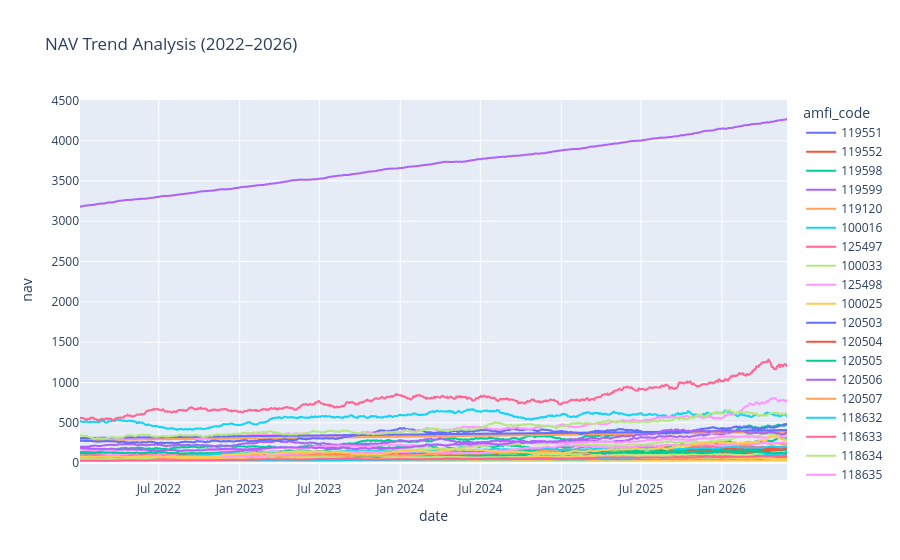

The notebook cell saved with this chart:
### Markdown cell above
### Insight 17

The equity mutual fund portfolio is diversified across multiple sectors, with Banking, Utilities, Pharma, and other major sectors contributing a significant share of the overall portfolio allocation.

### Code cell
import plotly.express as px
import pandas as pd

nav = pd.read_csv("../data/raw/02_nav_history.csv")

fig = px.line(
    nav,
    x="date",
    y="nav",
    color="amfi_code",
    title="NAV Trend Analysis (2022–2026)"
)

fig.show()

### Figure 1 — Plotly figure (JSON) as saved in the notebook; plotly's stock layout.template omitted (floating-point values rounded to 4 significant figures; data arrays with more than 128 entries replaced by an {"elided": "..."} marker saying what was removed)
{"data": [{"hovertemplate": "amfi_code=119551<br>date=%{x}<br>nav=%{y}<extra></extra>", "legendgroup": "119551", "line": {"color": "#636efa", "dash": "solid"}, "marker": {"symbol": "circle"}, "mode": "lines", "name": "119551", "showlegend": true, "type": "scattergl", "x": {"elided": "1150 str values"}, "xaxis": "x", "y": {"elided": "1150 float values"}, "yaxis": "y"}, {"hovertemplate": "amfi_code=119552<br>date=%{x}<br>nav=%{y}<extra></extra>", "legendgroup": "119552", "line": {"color": "#EF553B", "dash": "solid"}, "marker": {"symbol": "circle"}, "mode": "lines", "name": "119552", "showlegend": true, "type": "scattergl", "x": {"elided": "1150 str values"}, "xaxis": "x", "y": {"elided": "1150 float values"}, "yaxis": "y"}, {"hovertemplate": "amfi_code=119598<br>date=%{x}<br>nav=%{y}<extra></extra>", "legendgroup": "119598", "line": {"color": "#00cc96", "dash": "solid"}, "marker": {"symbol": "circle"}, "mode": "lines", "name": "119598", "showlegend": true, "type": "scattergl", "x": {"elided": "1150 str values"}, "xaxis": "x", "y": {"elided": "1150 float values"}, "yaxis": "y"}, {"hovertemplate": "amfi_code=119599<br>date=%{x}<br>nav=%{y}<extra></extra>", "legendgroup": "119599", "line": {"color": "#ab63fa", "dash": "solid"}, "marker": {"symbol": "circle"}, "mode": "lines", "name": "119599", "showlegend": true, "type": "scattergl", "x": {"elided": "1150 str values"}, "xaxis": "x", "y": {"elided": "1150 float values"}, "yaxis": "y"}, {"hovertemplate": "amfi_code=119120<br>date=%{x}<br>nav=%{y}<extra></extra>", "legendgroup": "119120", "line": {"color": "#FFA15A", "dash": "solid"}, "marker": {"symbol": "circle"}, "mode": "lines", "name": "119120", "showlegend": true, "type": "scattergl", "x": {"elided": "1150 str values"}, "xaxis": "x", "y": {"elided": "1150 float values"}, "yaxis": "y"}, {"hovertemplate": "amfi_code=100016<br>date=%{x}<br>nav=%{y}<extra></extra>", "legendgroup": "100016", "line": {"color": "#19d3f3", "dash": "solid"}, "marker": {"symbol": "circle"}, "mode": "lines", "name": "100016", "showlegend": true, "type": "scattergl", "x": {"elided": "1150 str values"}, "xaxis": "x", "y": {"elided": "1150 float values"}, "yaxis": "y"}, {"hovertemplate": "amfi_code=125497<br>date=%{x}<br>nav=%{y}<extra></extra>", "legendgroup": "125497", "line": {"color": "#FF6692", "dash": "solid"}, "marker": {"symbol": "circle"}, "mode": "lines", "name": "125497", "showlegend": true, "type": "scattergl", "x": {"elided": "1150 str values"}, "xaxis": "x", "y": {"elided": "1150 float values"}, "yaxis": "y"}, {"hovertemplate": "amfi_code=100033<br>date=%{x}<br>nav=%{y}<extra></extra>", "legendgroup": "100033", "line": {"color": "#B6E880", "dash": "solid"}, "marker": {"symbol": "circle"}, "mode": "lines", "name": "100033", "showlegend": true, "type": "scattergl", "x": {"elided": "1150 str values"}, "xaxis": "x", "y": {"elided": "1150 float values"}, "yaxis": "y"}, {"hovertemplate": "amfi_code=125498<br>date=%{x}<br>nav=%{y}<extra></extra>", "legendgroup": "125498", "line": {"color": "#FF97FF", "dash": "solid"}, "marker": {"symbol": "circle"}, "mode": "lines", "name": "125498", "showlegend": true, "type": "scattergl", "x": {"elided": "1150 str values"}, "xaxis": "x", "y": {"elided": "1150 float values"}, "yaxis": "y"}, {"hovertemplate": "amfi_code=100025<br>date=%{x}<br>nav=%{y}<extra></extra>", "legendgroup": "100025", "line": {"color": "#FECB52", "dash": "solid"}, "marker": {"symbol": "circle"}, "mode": "lines", "name": "100025", "showlegend": true, "type": "scattergl", "x": {"elided": "1150 str values"}, "xaxis": "x", "y": {"elided": "1150 float values"}, "yaxis": "y"}, {"hovertemplate": "amfi_code=120503<br>date=%{x}<br>nav=%{y}<extra></extra>", "legendgroup": "120503", "line": {"color": "#636efa", "dash": "solid"}, "marker": {"symbol": "circle"}, "mode": "lines", "name": "120503", "showlegend": true, "type": "scattergl", "x": {"elided": "1150 str values"}, "xaxis": "x", "y": {"elided": "1150 float values"}, "yaxis": "y"}, {"hovertemplate": "amfi_code=120504<br>date=%{x}<br>nav=%{y}<extra></extra>", "legendgroup": "120504", "line": {"color": "#EF553B", "dash": "solid"}, "marker": {"symbol": "circle"}, "mode": "lines", "name": "120504", "showlegend": true, "type": "scattergl", "x": {"elided": "1150 str values"}, "xaxis": "x", "y": {"elided": "1150 float values"}, "yaxis": "y"}, {"hovertemplate": "amfi_code=120505<br>date=%{x}<br>nav=%{y}<extra></extra>", "legendgroup": "120505", "line": {"color": "#00cc96", "dash": "solid"}, "marker": {"symbol": "circle"}, "mode": "lines", "name": "120505", "showlegend": true, "type": "scattergl", "x": {"elided": "1150 str values"}, "xaxis": "x", "y": {"elided": "1150 float values"}, "yaxis": "y"}, {"hovertemplate": "amfi_code=120506<br>date=%{x}<br>nav=%{y}<extra></extra>", "legendgroup": "120506", "line": {"color": "#ab63fa", "dash": "solid"}, "marker": {"symbol": "circle"}, "mode": "lines", "name": "120506", "showlegend": true, "type": "scattergl", "x": {"elided": "1150 str values"}, "xaxis": "x", "y": {"elided": "1150 float values"}, "yaxis": "y"}, {"hovertemplate": "amfi_code=120507<br>date=%{x}<br>nav=%{y}<extra></extra>", "legendgroup": "120507", "line": {"color": "#FFA15A", "dash": "solid"}, "marker": {"symbol": "circle"}, "mode": "lines", "name": "120507", "showlegend": true, "type": "scattergl", "x": {"elided": "1150 str values"}, "xaxis": "x", "y": {"elided": "1150 float values"}, "yaxis": "y"}, {"hovertemplate": "amfi_code=118632<br>date=%{x}<br>nav=%{y}<extra></extra>", "legendgroup": "118632", "line": {"color": "#19d3f3", "dash": "solid"}, "marker": {"symbol": "circle"}, "mode": "lines", "name": "118632", "showlegend": true, "type": "scattergl", "x": {"elided": "1150 str values"}, "xaxis": "x", "y": {"elided": "1150 float values"}, "yaxis": "y"}, {"hovertemplate": "amfi_code=118633<br>date=%{x}<br>nav=%{y}<extra></extra>", "legendgroup": "118633", "line": {"color": "#FF6692", "dash": "solid"}, "marker": {"symbol": "circle"}, "mode": "lines", "name": "118633", "showlegend": true, "type": "scattergl", "x": {"elided": "1150 str values"}, "xaxis": "x", "y": {"elided": "1150 float values"}, "yaxis": "y"}, {"hovertemplate": "amfi_code=118634<br>date=%{x}<br>nav=%{y}<extra></extra>", "legendgroup": "118634", "line": {"color": "#B6E880", "dash": "solid"}, "marker": {"symbol": "circle"}, "mode": "lines", "name": "118634", "showlegend": true, "type": "scattergl", "x": {"elided": "1150 str values"}, "xaxis": "x", "y": {"elided": "1150 float values"}, "yaxis": "y"}, {"hovertemplate": "amfi_code=118635<br>date=%{x}<br>nav=%{y}<extra></extra>", "legendgroup": "118635", "line": {"color": "#FF97FF", "dash": "solid"}, "marker": {"symbol": "circle"}, "mode": "lines", "name": "118635", "showlegend": true, "type": "scattergl", "x": {"elided": "1150 str values"}, "xaxis": "x", "y": {"elided": "1150 float values"}, "yaxis": "y"}, {"hovertemplate": "amfi_code=118636<br>date=%{x}<br>nav=%{y}<extra></extra>", "legendgroup": "118636", "line": {"color": "#FECB52", "dash": "solid"}, "marker": {"symbol": "circle"}, "mode": "lines", "name": "118636", "showlegend": true, "type": "scattergl", "x": {"elided": "1150 str values"}, "xaxis": "x", "y": {"elided": "1150 float values"}, "yaxis": "y"}, {"hovertemplate": "amfi_code=120841<br>date=%{x}<br>nav=%{y}<extra></extra>", "legendgroup": "120841", "line": {"color": "#636efa", "dash": "solid"}, "marker": {"symbol": "circle"}, "mode": "lines", "name": "120841", "showlegend": true, "type": "scattergl", "x": {"elided": "1150 str values"}, "xaxis": "x", "y": {"elided": "1150 float values"}, "yaxis": "y"}, {"hovertemplate": "amfi_code=120842<br>date=%{x}<br>nav=%{y}<extra></extra>", "legendgroup": "120842", "line": {"color": "#EF553B", "dash": "solid"}, "marker": {"symbol": "circle"}, "mode": "lines", "name": "120842", "showlegend": true, "type": "scattergl", "x": {"elided": "1150 str values"}, "xaxis": "x", "y": {"elided": "1150 float values"}, "yaxis": "y"}, {"hovertemplate": "amfi_code=120843<br>date=%{x}<br>nav=%{y}<extra></extra>", "legendgroup": "120843", "line": {"color": "#00cc96", "dash": "solid"}, "marker": {"symbol": "circle"}, "mode": "lines", "name": "120843", "showlegend": true, "type": "scattergl", "x": {"elided": "1150 str values"}, "xaxis": "x", "y": {"elided": "1150 float values"}, "yaxis": "y"}, {"hovertemplate": "amfi_code=120844<br>date=%{x}<br>nav=%{y}<extra></extra>", "legendgroup": "120844", "line": {"color": "#ab63fa", "dash": "solid"}, "marker": {"symbol": "circle"}, "mode": "lines", "name": "120844", "showlegend": true, "type": "scattergl", "x": {"elided": "1150 str values"}, "xaxis": "x", "y": {"elided": "1150 float values"}, "yaxis": "y"}, {"hovertemplate": "amfi_code=119092<br>date=%{x}<br>nav=%{y}<extra></extra>", "legendgroup": "119092", "line": {"color": "#FFA15A", "dash": "solid"}, "marker": {"symbol": "circle"}, "mode": "lines", "name": "119092", "showlegend": true, "type": "scattergl", "x": {"elided": "1150 str values"}, "xaxis": "x", "y": {"elided": "1150 float values"}, "yaxis": "y"}, {"hovertemplate": "amfi_code=119093<br>date=%{x}<br>nav=%{y}<extra></extra>", "legendgroup": "119093", "line": {"color": "#19d3f3", "dash": "solid"}, "marker": {"symbol": "circle"}, "mode": "lines", "name": "119093", "showlegend": true, "type": "scattergl", "x": {"elided": "1150 str values"}, "xaxis": "x", "y": {"elided": "1150 float values"}, "yaxis": "y"}, {"hovertemplate": "amfi_code=119094<br>date=%{x}<br>nav=%{y}<extra></extra>", "legendgroup": "119094", "line": {"color": "#FF6692", "dash": "solid"}, "marker": {"symbol": "circle"}, "mode": "lines", "name": "119094", "showlegend": true, "type": "scattergl", "x": {"elided": "1150 str values"}, "xaxis": "x", "y": {"elided": "1150 float values"}, "yaxis": "y"}, {"hovertemplate": "amfi_code=119095<br>date=%{x}<br>nav=%{y}<extra></extra>", "legendgroup": "119095", "line": {"color": "#B6E880", "dash": "solid"}, "marker": {"symbol": "circle"}, "mode": "lines", "name": "119095", "showlegend": true, "type": "scattergl", "x": {"elided": "1150 str values"}, "xaxis": "x", "y": {"elided": "1150 float values"}, "yaxis": "y"}, {"hovertemplate": "amfi_code=101206<br>date=%{x}<br>nav=%{y}<extra></extra>", "legendgroup": "101206", "line": {"color": "#FF97FF", "dash": "solid"}, "marker": {"symbol": "circle"}, "mode": "lines", "name": "101206", "showlegend": true, "type": "scattergl", "x": {"elided": "1150 str values"}, "xaxis": "x", "y": {"elided": "1150 float values"}, "yaxis": "y"}, {"hovertemplate": "amfi_code=101207<br>date=%{x}<br>nav=%{y}<extra></extra>", "legendgroup": "101207", "line": {"color": "#FECB52", "dash": "solid"}, "marker": {"symbol": "circle"}, "mode": "lines", "name": "101207", "showlegend": true, "type": "scattergl", "x": {"elided": "1150 str values"}, "xaxis": "x", "y": {"elided": "1150 float values"}, "yaxis": "y"}, {"hovertemplate": "amfi_code=101208<br>date=%{x}<br>nav=%{y}<extra></extra>", "legendgroup": "101208", "line": {"color": "#636efa", "dash": "solid"}, "marker": {"symbol": "circle"}, "mode": "lines", "name": "101208", "showlegend": true, "type": "scattergl", "x": {"elided": "1150 str values"}, "xaxis": "x", "y": {"elided": "1150 float values"}, "yaxis": "y"}, {"hovertemplate": "amfi_code=102885<br>date=%{x}<br>nav=%{y}<extra></extra>", "legendgroup": "102885", "line": {"color": "#EF553B", "dash": "solid"}, "marker": {"symbol": "circle"}, "mode": "lines", "name": "102885", "showlegend": true, "type": "scattergl", "x": {"elided": "1150 str values"}, "xaxis": "x", "y": {"elided": "1150 float values"}, "yaxis": "y"}, {"hovertemplate": "amfi_code=102886<br>date=%{x}<br>nav=%{y}<extra></extra>", "legendgroup": "102886", "line": {"color": "#00cc96", "dash": "solid"}, "marker": {"symbol": "circle"}, "mode": "lines", "name": "102886", "showlegend": true, "type": "scattergl", "x": {"elided": "1150 str values"}, "xaxis": "x", "y": {"elided": "1150 float values"}, "yaxis": "y"}, {"hovertemplate": "amfi_code=102887<br>date=%{x}<br>nav=%{y}<extra></extra>", "legendgroup": "102887", "line": {"color": "#ab63fa", "dash": "solid"}, "marker": {"symbol": "circle"}, "mode": "lines", "name": "102887", "showlegend": true, "type": "scattergl", "x": {"elided": "1150 str values"}, "xaxis": "x", "y": {"elided": "1150 float values"}, "yaxis": "y"}, {"hovertemplate": "amfi_code=148567<br>date=%{x}<br>nav=%{y}<extra></extra>", "legendgroup": "148567", "line": {"color": "#FFA15A", "dash": "solid"}, "marker": {"symbol": "circle"}, "mode": "lines", "name": "148567", "showlegend": true, "type": "scattergl", "x": {"elided": "1150 str values"}, "xaxis": "x", "y": {"elided": "1150 float values"}, "yaxis": "y"}, {"hovertemplate": "amfi_code=148568<br>date=%{x}<br>nav=%{y}<extra></extra>", "legendgroup": "148568", "line": {"color": "#19d3f3", "dash": "solid"}, "marker": {"symbol": "circle"}, "mode": "lines", "name": "148568", "showlegend": true, "type": "scattergl", "x": {"elided": "1150 str values"}, "xaxis": "x", "y": {"elided": "1150 float values"}, "yaxis": "y"}, {"hovertemplate": "amfi_code=148569<br>date=%{x}<br>nav=%{y}<extra></extra>", "legendgroup": "148569", "line": {"color": "#FF6692", "dash": "solid"}, "marker": {"symbol": "circle"}, "mode": "lines", "name": "148569", "showlegend": true, "type": "scattergl", "x": {"elided": "1150 str values"}, "xaxis": "x", "y": {"elided": "1150 float values"}, "yaxis": "y"}, {"hovertemplate": "amfi_code=149322<br>date=%{x}<br>nav=%{y}<extra></extra>", "legendgroup": "149322", "line": {"color": "#B6E880", "dash": "solid"}, "marker": {"symbol": "circle"}, "mode": "lines", "name": "149322", "showlegend": true, "type": "scattergl", "x": {"elided": "1150 str values"}, "xaxis": "x", "y": {"elided": "1150 float values"}, "yaxis": "y"}, {"hovertemplate": "amfi_code=149323<br>date=%{x}<br>nav=%{y}<extra></extra>", "legendgroup": "149323", "line": {"color": "#FF97FF", "dash": "solid"}, "marker": {"symbol": "circle"}, "mode": "lines", "name": "149323", "showlegend": true, "type": "scattergl", "x": {"elided": "1150 str values"}, "xaxis": "x", "y": {"elided": "1150 float values"}, "yaxis": "y"}, {"hovertemplate": "amfi_code=149324<br>date=%{x}<br>nav=%{y}<extra></extra>", "legendgroup": "149324", "line": {"color": "#FECB52", "dash": "solid"}, "marker": {"symbol": "circle"}, "mode": "lines", "name": "149324", "showlegend": true, "type": "scattergl", "x": {"elided": "1150 str values"}, "xaxis": "x", "y": {"elided": "1150 float values"}, "yaxis": "y"}], "layout": {"legend": {"title": {"text": "amfi_code"}, "tracegroupgap": 0}, "title": {"text": "NAV Trend Analysis (2022–2026)"}, "xaxis": {"anchor": "y", "domain": [0, 1], "title": {"text": "date"}}, "yaxis": {"anchor": "x", "domain": [0, 1], "title": {"text": "nav"}}}}
